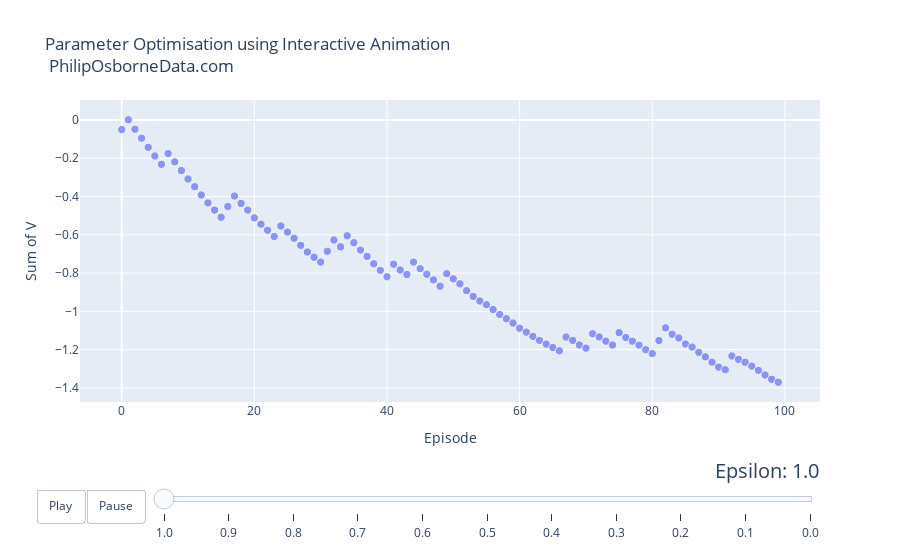

Notebook cell for this chart:
### Markdown cell above
With the previous results in mind, we now fix alpha to be 0.05 and vary epsilone between 1 and 0 to show the effect of completely randomly selecting actions to selecting actions greedily.

We see that having a high epsilon creates very sporadic results. Therefore we should select something resonably small like 0.2. Although have epsilon equal to 0 looks good because of how smooth the curve is, as we mentioned earlier, this may lead us to a choice very quickly but may not be the best. We want some randomness so the model can explore other actions if needed.

### Code cell
# Provide all parameters fixed except alpha
budget7 = 23
num_episodes7 = 100
alpha7  = 0.05

# Currently not using a reward
reward7 = [0,0,0,0,0,0,0,0,0]

VforInteractiveGraphA_3 = []    
lA3 = []
num_episodes7_3 = []
for x in range(0, 11):
    epsilon7 = 1 - x/10
    Mdl7 = MCModelv1(data=data, alpha = alpha7, e = num_episodes7,epsilon = epsilon7, budget = budget7, reward = reward7)
    VforInteractiveGraphA_3 = np.append(VforInteractiveGraphA_3, Mdl7[0])
    for y in range(0, num_episodes7):
        lA3 = np.append(lA3,epsilon7)
        num_episodes7_3 = np.append(num_episodes7_3, y)
VforInteractiveGraphA_32 = pd.DataFrame(VforInteractiveGraphA_3,lA3)
VforInteractiveGraphA_32['index1'] = VforInteractiveGraphA_32.index
VforInteractiveGraphA_32['Episode'] = num_episodes7_3
VforInteractiveGraphA_32.columns = ['V', 'Epsilon', 'Episode']
VforInteractiveGraphA_32 = VforInteractiveGraphA_32[['Epsilon','Episode', 'V']]


VforInteractiveGraphA_33 = VforInteractiveGraphA_32
VforInteractiveGraphA_33['continent'] = 'Test'
VforInteractiveGraphA_33['country'] = 'Test2'
VforInteractiveGraphA_33['pop'] = 7000000.0
VforInteractiveGraphA_33.columns = ['year', 'lifeExp', 'gdpPercap', 'continent', 'country', 'pop']

epsilonforGraph3 = list(set(VforInteractiveGraphA_33['year']))
epsilonforGraph3 = np.round(epsilonforGraph3,1)
epsilonforGraph3 = np.sort(epsilonforGraph3)[::-1]
years = np.round([(epsilonforGraph3) for epsilonforGraph3 in epsilonforGraph3],1)
years

%matplotlib inline

dataset = VforInteractiveGraphA_33

continents = []
for continent in dataset['continent']:
    if continent not in continents:
        continents.append(continent)
# make figure
figure = {
    'data': [],
    'layout': {},
    'frames': []
}

# fill in most of layout
figure['layout']['title'] = "Parameter Optimisation using Interactive Animation <br> PhilipOsborneData.com"
figure['layout']['xaxis'] = {'title': 'Episode'}
figure['layout']['yaxis'] = {'title': 'Sum of V', 'type': 'linear'}
figure['layout']['hovermode'] = 'closest'
figure['layout']['sliders'] = {
    'args': [
        'transition', {
            'duration': 400,
            'easing': 'cubic-in-out'
        }
    ],
    'initialValue': '1952',
    'plotlycommand': 'animate',
    'values': years,
    'visible': True
}
figure['layout']['updatemenus'] = [
    {
        'buttons': [
            {
                'args': [None, {'frame': {'duration': 500, 'redraw': False},
                         'fromcurrent': True, 'transition': {'duration': 300, 'easing': 'quadratic-in-out'}}],
                'label': 'Play',
                'method': 'animate'
            },
            {
                'args': [[None], {'frame': {'duration': 0, 'redraw': False}, 'mode': 'immediate',
                'transition': {'duration': 0}}],
                'label': 'Pause',
                'method': 'animate'
            }
        ],
        'direction': 'left',
        'pad': {'r': 10, 't': 87},
        'showactive': False,
        'type': 'buttons',
        'x': 0.1,
        'xanchor': 'right',
        'y': 0,
        'yanchor': 'top'
    }
]

sliders_dict = {
    'active': 0,
    'yanchor': 'top',
    'xanchor': 'left',
    'currentvalue': {
        'font': {'size': 20},
        'prefix': 'Epsilon: ',
        'visible': True,
        'xanchor': 'right'
    },
    'transition': {'duration': 300, 'easing': 'cubic-in-out'},
    'pad': {'b': 10, 't': 50},
    'len': 0.9,
    'x': 0.1,
    'y': 0,
    'steps': []
}

# make data
year = 1.0
for continent in continents:
    dataset_by_year = dataset[np.round(dataset['year'],1) == np.round(year,1)]
    dataset_by_year_and_cont = dataset_by_year[dataset_by_year['continent'] == continent]

    data_dict = {
        'x': list(dataset_by_year_and_cont['lifeExp']),
        'y': list(dataset_by_year_and_cont['gdpPercap']),
        'mode': 'markers',
        'text': list(dataset_by_year_and_cont['country']),
        'marker': {
            'sizemode': 'area',
            'sizeref': 200000,
            'size': list(dataset_by_year_and_cont['pop'])
        },
        'name': continent
    }
    figure['data'].append(data_dict)

# make frames
for year in years:
    frame = {'data': [], 'name': str(year)}
    for continent in continents:
        dataset_by_year = dataset[np.round(dataset['year'],1) == np.round(year,1)]
        dataset_by_year_and_cont = dataset_by_year[dataset_by_year['continent'] == continent]

        data_dict = {
            'x': list(dataset_by_year_and_cont['lifeExp']),
            'y': list(dataset_by_year_and_cont['gdpPercap']),
            'mode': 'markers',
            'text': list(dataset_by_year_and_cont['country']),
            'marker': {
                'sizemode': 'area',
                'sizeref': 200000,
                'size': list(dataset_by_year_and_cont['pop']),
                'color': 'rgba(255, 182, 193, .9)'
            },
            'name': continent
        }
        frame['data'].append(data_dict)

    figure['frames'].append(frame)
    slider_step = {'args': [
        [year],
        {'frame': {'duration': 300, 'redraw': False},
         'mode': 'immediate',
       'transition': {'duration': 300}}
     ],
     'label': year,
     'method': 'animate'}
    sliders_dict['steps'].append(slider_step)


figure['layout']['sliders'] = [sliders_dict]

iplot(figure)

### Figure 1 — Plotly figure (JSON) as saved in the notebook; plotly's stock layout.template omitted (floating-point values rounded to 4 significant figures)
{"data": [{"marker": {"size": [7000000, 7000000, 7000000, 7000000, 7000000, 7000000, 7000000, 7000000, 7000000, 7000000, 7000000, 7000000, 7000000, 7000000, 7000000, 7000000, 7000000, 7000000, 7000000, 7000000, 7000000, 7000000, 7000000, 7000000, 7000000, 7000000, 7000000, 7000000, 7000000, 7000000, 7000000, 7000000, 7000000, 7000000, 7000000, 7000000, 7000000, 7000000, 7000000, 7000000, 7000000, 7000000, 7000000, 7000000, 7000000, 7000000, 7000000, 7000000, 7000000, 7000000, 7000000, 7000000, 7000000, 7000000, 7000000, 7000000, 7000000, 7000000, 7000000, 7000000, 7000000, 7000000, 7000000, 7000000, 7000000, 7000000, 7000000, 7000000, 7000000, 7000000, 7000000, 7000000, 7000000, 7000000, 7000000, 7000000, 7000000, 7000000, 7000000, 7000000, 7000000, 7000000, 7000000, 7000000, 7000000, 7000000, 7000000, 7000000, 7000000, 7000000, 7000000, 7000000, 7000000, 7000000, 7000000, 7000000, 7000000, 7000000, 7000000, 7000000], "sizemode": "area", "sizeref": 200000}, "mode": "markers", "name": "Test", "text": ["Test2", "Test2", "Test2", "Test2", "Test2", "Test2", "Test2", "Test2", "Test2", "Test2", "Test2", "Test2", "Test2", "Test2", "Test2", "Test2", "Test2", "Test2", "Test2", "Test2", "Test2", "Test2", "Test2", "Test2", "Test2", "Test2", "Test2", "Test2", "Test2", "Test2", "Test2", "Test2", "Test2", "Test2", "Test2", "Test2", "Test2", "Test2", "Test2", "Test2", "Test2", "Test2", "Test2", "Test2", "Test2", "Test2", "Test2", "Test2", "Test2", "Test2", "Test2", "Test2", "Test2", "Test2", "Test2", "Test2", "Test2", "Test2", "Test2", "Test2", "Test2", "Test2", "Test2", "Test2", "Test2", "Test2", "Test2", "Test2", "Test2", "Test2", "Test2", "Test2", "Test2", "Test2", "Test2", "Test2", "Test2", "Test2", "Test2", "Test2", "Test2", "Test2", "Test2", "Test2", "Test2", "Test2", "Test2", "Test2", "Test2", "Test2", "Test2", "Test2", "Test2", "Test2", "Test2", "Test2", "Test2", "Test2", "Test2", "Test2"], "x": [0, 1, 2, 3, 4, 5, 6, 7, 8, 9, 10, 11, 12, 13, 14, 15, 16, 17, 18, 19, 20, 21, 22, 23, 24, 25, 26, 27, 28, 29, 30, 31, 32, 33, 34, 35, 36, 37, 38, 39, 40, 41, 42, 43, 44, 45, 46, 47, 48, 49, 50, 51, 52, 53, 54, 55, 56, 57, 58, 59, 60, 61, 62, 63, 64, 65, 66, 67, 68, 69, 70, 71, 72, 73, 74, 75, 76, 77, 78, 79, 80, 81, 82, 83, 84, 85, 86, 87, 88, 89, 90, 91, 92, 93, 94, 95, 96, 97, 98, 99], "y": [-0.05, 0.00125, -0.04819, -0.09515, -0.1427, -0.188, -0.2315, -0.1753, -0.2188, -0.2641, -0.3083, -0.3484, -0.3917, -0.4332, -0.4711, -0.5082, -0.4517, -0.3972, -0.4359, -0.4707, -0.5118, -0.5445, -0.5763, -0.6089, -0.5539, -0.5857, -0.6182, -0.655, -0.6899, -0.7173, -0.7424, -0.6861, -0.627, -0.6626, -0.6051, -0.6413, -0.6798, -0.7127, -0.7516, -0.7859, -0.8194, -0.7535, -0.784, -0.8074, -0.7425, -0.7768, -0.806, -0.8357, -0.8685, -0.803, -0.8303, -0.8562, -0.8919, -0.9219, -0.9459, -0.9652, -0.9905, -1.017, -1.039, -1.061, -1.089, -1.109, -1.131, -1.152, -1.171, -1.189, -1.206, -1.134, -1.152, -1.176, -1.192, -1.117, -1.134, -1.156, -1.176, -1.112, -1.137, -1.156, -1.177, -1.201, -1.221, -1.153, -1.086, -1.12, -1.139, -1.171, -1.187, -1.214, -1.238, -1.266, -1.292, -1.305, -1.233, -1.251, -1.266, -1.286, -1.308, -1.333, -1.355, -1.37], "type": "scatter"}], "layout": {"hovermode": "closest", "sliders": [{"active": 0, "currentvalue": {"font": {"size": 20}, "prefix": "Epsilon: ", "visible": true, "xanchor": "right"}, "len": 0.9, "pad": {"b": 10, "t": 50}, "steps": [{"args": [[1], {"frame": {"duration": 300, "redraw": false}, "mode": "immediate", "transition": {"duration": 300}}], "label": "1.0", "method": "animate"}, {"args": [[0.9], {"frame": {"duration": 300, "redraw": false}, "mode": "immediate", "transition": {"duration": 300}}], "label": "0.9", "method": "animate"}, {"args": [[0.8], {"frame": {"duration": 300, "redraw": false}, "mode": "immediate", "transition": {"duration": 300}}], "label": "0.8", "method": "animate"}, {"args": [[0.7], {"frame": {"duration": 300, "redraw": false}, "mode": "immediate", "transition": {"duration": 300}}], "label": "0.7", "method": "animate"}, {"args": [[0.6], {"frame": {"duration": 300, "redraw": false}, "mode": "immediate", "transition": {"duration": 300}}], "label": "0.6", "method": "animate"}, {"args": [[0.5], {"frame": {"duration": 300, "redraw": false}, "mode": "immediate", "transition": {"duration": 300}}], "label": "0.5", "method": "animate"}, {"args": [[0.4], {"frame": {"duration": 300, "redraw": false}, "mode": "immediate", "transition": {"duration": 300}}], "label": "0.4", "method": "animate"}, {"args": [[0.3], {"frame": {"duration": 300, "redraw": false}, "mode": "immediate", "transition": {"duration": 300}}], "label": "0.3", "method": "animate"}, {"args": [[0.2], {"frame": {"duration": 300, "redraw": false}, "mode": "immediate", "transition": {"duration": 300}}], "label": "0.2", "method": "animate"}, {"args": [[0.1], {"frame": {"duration": 300, "redraw": false}, "mode": "immediate", "transition": {"duration": 300}}], "label": "0.1", "method": "animate"}, {"args": [[0], {"frame": {"duration": 300, "redraw": false}, "mode": "immediate", "transition": {"duration": 300}}], "label": "0.0", "method": "animate"}], "transition": {"duration": 300, "easing": "cubic-in-out"}, "x": 0.1, "xanchor": "left", "y": 0, "yanchor": "top"}], "title": {"text": "Parameter Optimisation using Interactive Animation <br> PhilipOsborneData.com"}, "updatemenus": [{"buttons": [{"args": [null, {"frame": {"duration": 500, "redraw": false}, "fromcurrent": true, "transition": {"duration": 300, "easing": "quadratic-in-out"}}], "label": "Play", "method": "animate"}, {"args": [[null], {"frame": {"duration": 0, "redraw": false}, "mode": "immediate", "transition": {"duration": 0}}], "label": "Pause", "method": "animate"}], "direction": "left", "pad": {"r": 10, "t": 87}, "showactive": false, "type": "buttons", "x": 0.1, "xanchor": "right", "y": 0, "yanchor": "top"}], "xaxis": {"title": {"text": "Episode"}}, "yaxis": {"title": {"text": "Sum of V"}, "type": "linear"}}}
